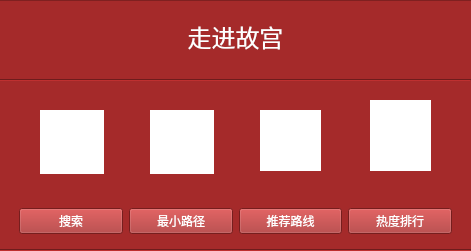
   <widget class="QWidget" name="widget_menu" native="true">
    <property name="geometry">
     <rect>
      <x>0</x>
      <y>0</y>
      <width>471</width>
      <height>251</height>
     </rect>
    </property>
    <property name="styleSheet">
     <string notr="true">*{background-color:rgb(165,42,42)}</string>
    </property>
    <widget class="QTextBrowser" name="text_title">
     <property name="geometry">
      <rect>
       <x>-10</x>
       <y>0</y>
       <width>491</width>
       <height>91</height>
      </rect>
     </property>
     <property name="styleSheet">
      <string notr="true">*{color:rgb(255, 255, 255)}</string>
     </property>
     <property name="html">
      <string>&lt;!DOCTYPE HTML PUBLIC &quot;-//W3C//DTD HTML 4.0//EN&quot; &quot;http://www.w3.org/TR/REC-html40/strict.dtd&quot;&gt;
&lt;html&gt;&lt;head&gt;&lt;meta name=&quot;qrichtext&quot; content=&quot;1&quot; /&gt;&lt;style type=&quot;text/css&quot;&gt;
p, li { white-space: pre-wrap; }
&lt;/style&gt;&lt;/head&gt;&lt;body style=&quot; font-family:'SimSun'; font-size:9pt; font-weight:400; font-style:normal;&quot;&gt;
&lt;p align=&quot;center&quot; style=&quot;-qt-paragraph-type:empty; margin-top:0px; margin-bottom:0px; margin-left:0px; margin-right:0px; -qt-block-indent:0; text-indent:0px;&quot;&gt;&lt;br /&gt;&lt;/p&gt;
&lt;p align=&quot;center&quot; style=&quot; margin-top:0px; margin-bottom:0px; margin-left:0px; margin-right:0px; -qt-block-indent:0; text-indent:0px;&quot;&gt;&lt;span style=&quot; font-size:18pt;&quot;&gt;走进故宫&lt;/span&gt;&lt;/p&gt;&lt;/body&gt;&lt;/html&gt;</string>
     </property>
    </widget>
    <widget class="QFrame" name="gridFrame">
     <property name="geometry">
      <rect>
       <x>10</x>
       <y>191</y>
       <width>451</width>
       <height>61</height>
      </rect>
     </property>
     <layout class="QHBoxLayout" name="horizontalLayout">
      <item>
       <widget class="QPushButton" name="button_Search">
        <property name="styleSheet">
         <string notr="true">QPushButton{
color:rgb(255, 255, 255)
}

QPushButton:hover{
background-color:rgb(205,149,12); 
color: white;
border-radius:25px;
}

QPushButton:pressed{
background-color:rgb(85, 170, 255);
border-style: inset;}
</string>
        </property>
        <property name="text">
         <string>搜索</string>
        </property>
       </widget>
      </item>
      <item>
       <widget class="QPushButton" name="button_minpath">
        <property name="styleSheet">
         <string notr="true">QPushButton{
color:rgb(255, 255, 255)
}

QPushButton:hover{
background-color:rgb(205,149,12); 
color: white;
border-radius:25px;
}

QPushButton:pressed{
background-color:rgb(85, 170, 255);
border-style: inset;}</string>
        </property>
        <property name="text">
         <string>最小路径</string>
        </property>
       </widget>
      </item>
      <item>
       <widget class="QPushButton" name="button_recommend">
        <property name="styleSheet">
         <string notr="true">QPushButton{
color:rgb(255, 255, 255)
}

QPushButton:hover{
background-color:rgb(205,149,12); 
color: white;
border-radius:25px;
}

QPushButton:pressed{
background-color:rgb(85, 170, 255);
border-style: inset;}</string>
        </property>
        <property name="text">
         <string>推荐路线</string>
        </property>
       </widget>
      </item>
      <item>
       <widget class="QPushButton" name="button_hotrank">
        <property name="styleSheet">
         <string notr="true">QPushButton{
color:rgb(255, 255, 255)
}

QPushButton:hover{
background-color:rgb(205,149,12); 
color: white;
border-radius:25px;
}

QPushButton:pressed{
background-color:rgb(85, 170, 255);
border-style: inset;}</string>
        </property>
        <property name="text">
         <string>热度排行</string>
        </property>
       </widget>
      </item>
     </layout>
    </widget>
    <widget class="Line" name="line">
     <property name="geometry">
      <rect>
       <x>0</x>
       <y>70</y>
       <width>471</width>
       <height>21</height>
      </rect>
     </property>
     <property name="orientation">
      <enum>Qt::Horizontal</enum>
     </property>
    </widget>
    <widget class="Line" name="line_2">
     <property name="geometry">
      <rect>
       <x>0</x>
       <y>240</y>
       <width>471</width>
       <height>21</height>
      </rect>
     </property>
     <property name="orientation">
      <enum>Qt::Horizontal</enum>
     </property>
    </widget>
    <widget class="QLabel" name="label_1">
     <property name="geometry">
      <rect>
       <x>20</x>
       <y>90</y>
       <width>101</width>
       <height>101</height>
      </rect>
     </property>
     <property name="text">
      <string/>
     </property>
     <property name="pixmap">
      <pixmap resource="res.qrc">:/circle.png</pixmap>
     </property>
    </widget>
    <widget class="QLabel" name="label">
     <property name="geometry">
      <rect>
       <x>40</x>
       <y>110</y>
       <width>64</width>
       <height>64</height>
      </rect>
     </property>
     <property name="styleSheet">
      <string notr="true">*{background-color:rgb(255, 255, 255) }</string>
     </property>
     <property name="text">
      <string/>
     </property>
     <property name="pixmap">
      <pixmap resource="res.qrc">:/search.png</pixmap>
     </property>
    </widget>
    <widget class="QLabel" name="label_5">
     <property name="geometry">
      <rect>
       <x>150</x>
       <y>110</y>
       <width>64</width>
       <height>64</height>
      </rect>
     </property>
     <property name="styleSheet">
      <string notr="true">*{background-color:rgb(255, 255, 255) }</string>
     </property>
     <property name="text">
      <string/>
     </property>
     <property name="pixmap">
      <pixmap resource="res.qrc">:/minpath.png</pixmap>
     </property>
    </widget>
    <widget class="QLabel" name="label_6">
     <property name="geometry">
      <rect>
       <x>260</x>
       <y>110</y>
       <width>61</width>
       <height>61</height>
      </rect>
     </property>
     <property name="styleSheet">
      <string notr="true">*{background-color:rgb(255, 255, 255) }</string>
     </property>
     <property name="frameShadow">
      <enum>QFrame::Plain</enum>
     </property>
     <property name="text">
      <string/>
     </property>
     <property name="pixmap">
      <pixmap resource="res.qrc">:/recommend.png</pixmap>
     </property>
    </widget>
    <widget class="QLabel" name="label_7">
     <property name="geometry">
      <rect>
       <x>370</x>
       <y>100</y>
       <width>61</width>
       <height>71</height>
      </rect>
     </property>
     <property name="styleSheet">
      <string notr="true">*{background-color:rgb(255, 255, 255) }</string>
     </property>
     <property name="text">
      <string/>
     </property>
     <property name="pixmap">
      <pixmap resource="res.qrc">:/hotrank.png</pixmap>
     </property>
    </widget>
    <widget class="QLabel" name="label_2">
     <property name="geometry">
      <rect>
       <x>130</x>
       <y>90</y>
       <width>101</width>
       <height>101</height>
      </rect>
     </property>
     <property name="text">
      <string/>
     </property>
     <property name="pixmap">
      <pixmap resource="res.qrc">:/circle.png</pixmap>
     </property>
    </widget>
    <widget class="QLabel" name="label_3">
     <property name="geometry">
      <rect>
       <x>240</x>
       <y>90</y>
       <width>101</width>
       <height>101</height>
      </rect>
     </property>
     <property name="styleSheet">
      <string notr="true"/>
     </property>
     <property name="text">
      <string/>
     </property>
     <property name="pixmap">
      <pixmap resource="res.qrc">:/circle.png</pixmap>
     </property>
    </widget>
    <widget class="QLabel" name="label_4">
     <property name="geometry">
      <rect>
       <x>350</x>
       <y>90</y>
       <width>101</width>
       <height>101</height>
      </rect>
     </property>
     <property name="text">
      <string/>
     </property>
     <property name="pixmap">
      <pixmap resource="res.qrc">:/circle.png</pixmap>
     </property>
    </widget>
    <zorder>text_title</zorder>
    <zorder>gridFrame</zorder>
    <zorder>line</zorder>
    <zorder>line_2</zorder>
    <zorder>label_1</zorder>
    <zorder>label</zorder>
    <zorder>label_2</zorder>
    <zorder>label_5</zorder>
    <zorder>label_3</zorder>
    <zorder>label_4</zorder>
    <zorder>label_6</zorder>
    <zorder>label_7</zorder>
   </widget>
